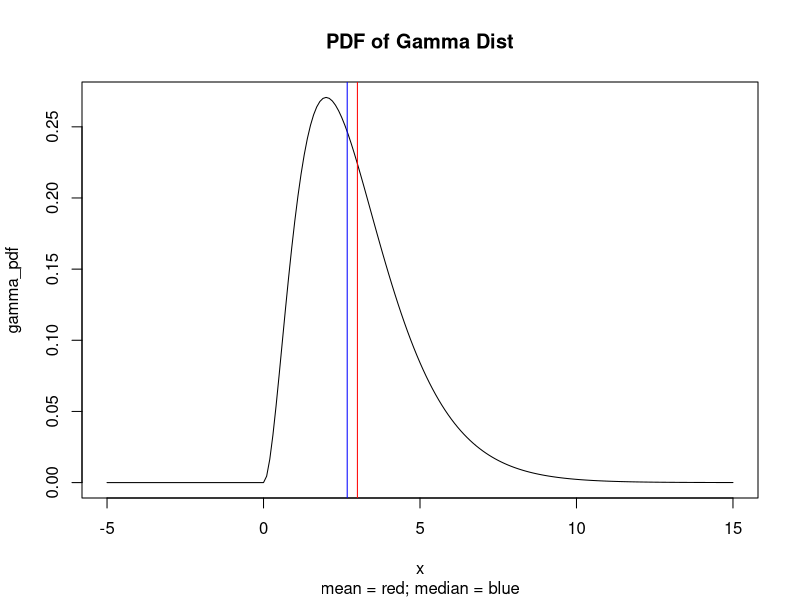
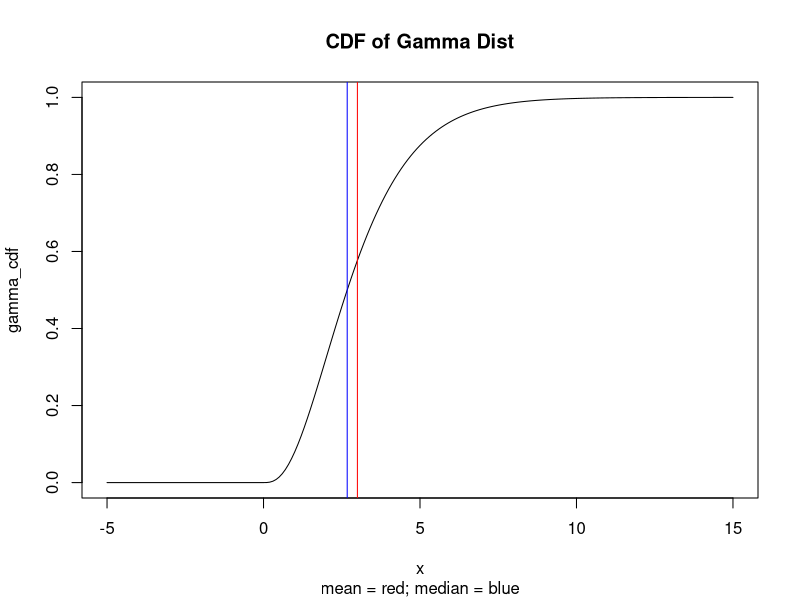
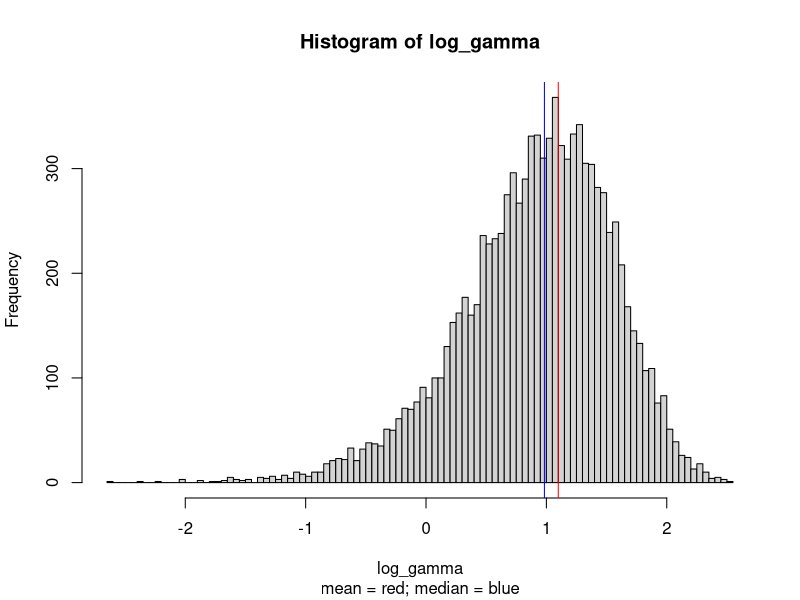
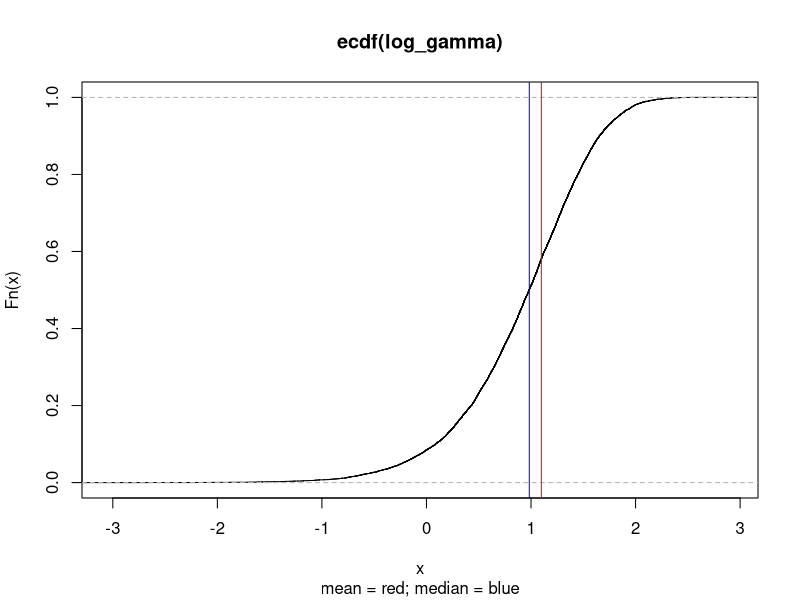
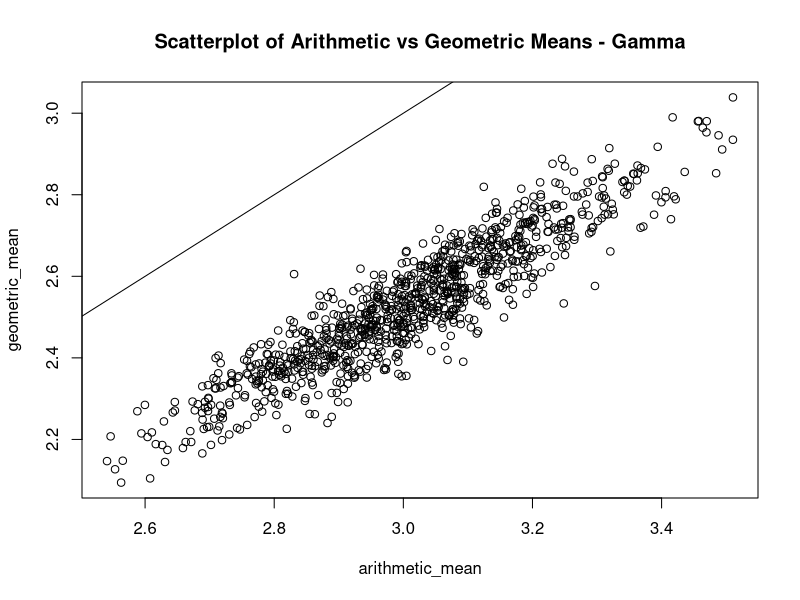
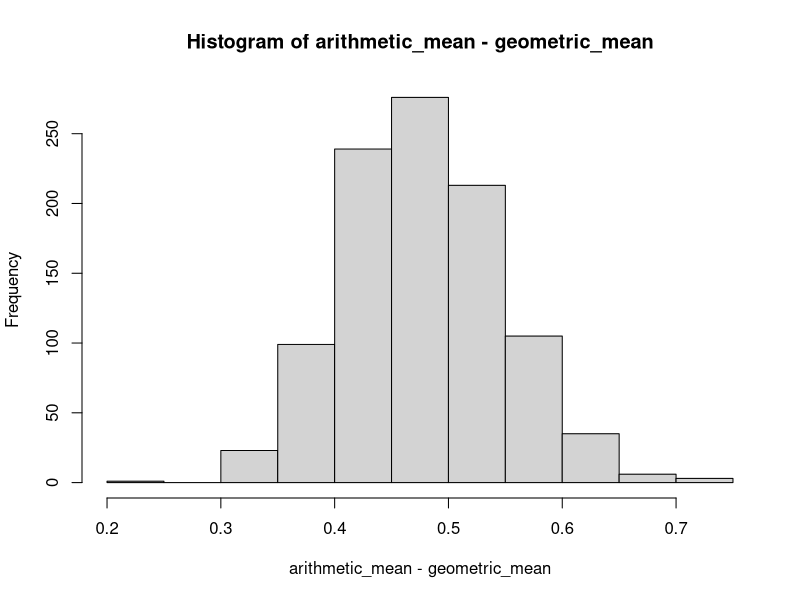
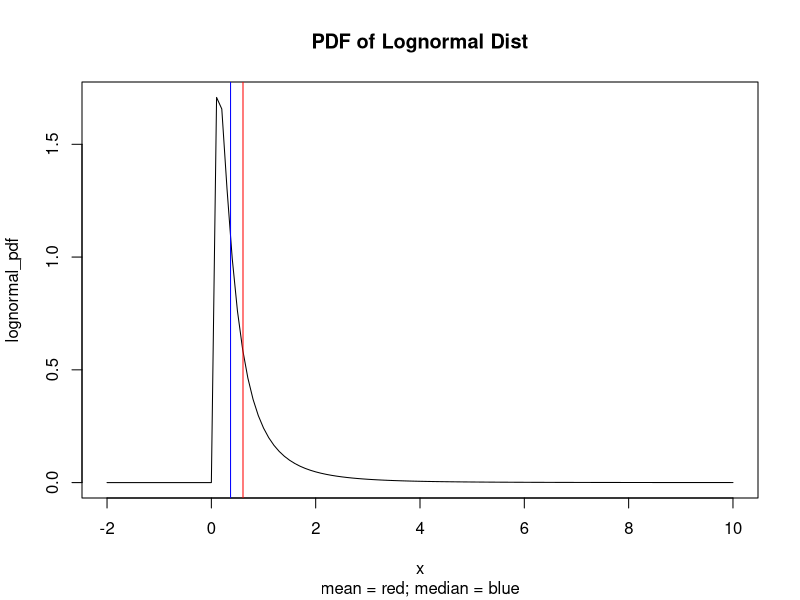
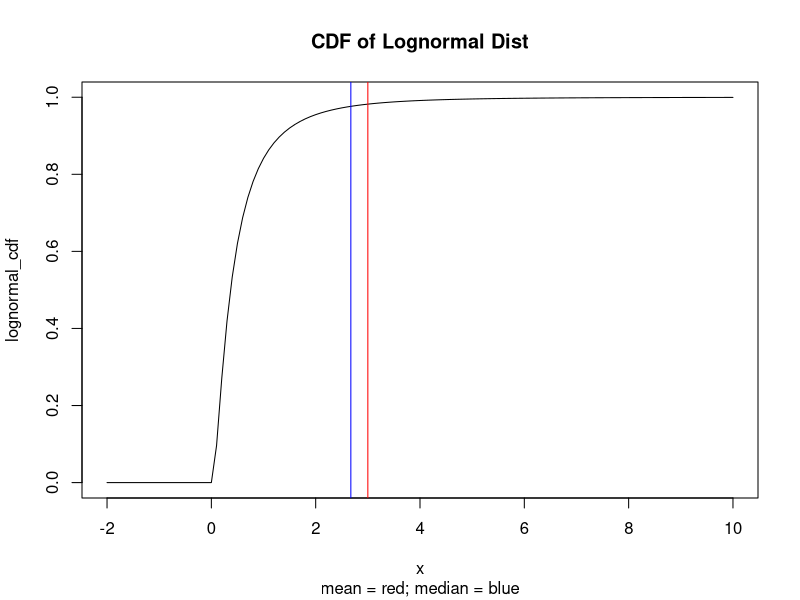

Here is the R script that generated these plots, in order:
## ---- chunk 1
gamma_shape <- 3
gamma_scale <- 1
x <- seq(-5, 15, by = .1)

gamma_pdf <- dgamma(x, shape = gamma_shape, scale = gamma_scale)
gamma_cdf <- pgamma(x, shape = gamma_shape, scale = gamma_scale)

gamma_mean <- gamma_shape * gamma_scale
gamma_median <- qgamma(.5, shape = gamma_shape, scale = gamma_scale)
## ---- chunk 2
plot(x, gamma_pdf, type = 'l', main = 'PDF of Gamma Dist', sub = 'mean = red; median = blue')
abline(v = gamma_mean, col = 'red')
abline(v = gamma_median, col = 'blue')
## ---- chunk 3
plot(x, gamma_cdf, type = 'l', main = 'CDF of Gamma Dist', sub = 'mean = red; median = blue')
abline(v = gamma_mean, col = 'red')
abline(v = gamma_median, col = 'blue')
## ---- chunk 4
log_gamma <- log(rgamma(10000, shape = gamma_shape, scale = gamma_scale))

log_gamma_mean <- log(gamma_mean)
log_gamma_median <- log(gamma_median)
## ---- chunk 5
hist(log_gamma, breaks = 100, sub = 'mean = red; median = blue')
abline(v = log_gamma_mean, col = 'red')
abline(v = log_gamma_median, col = 'blue')
## ---- chunk 6
plot(ecdf(log_gamma), sub = 'mean = red; median = blue')
abline(v = log_gamma_mean, col = 'red')
abline(v = log_gamma_median, col = 'blue')
## ---- chunk 7
arithmetic_mean <- NA
geometric_mean <- NA

for(i in 1:1000) {
    data = rgamma(100, shape = gamma_shape, scale = gamma_scale)
    arithmetic_mean[i] = mean(data)
    geometric_mean[i] = exp(mean(log(data)))
}
## ---- chunk 8
plot(arithmetic_mean, geometric_mean, main = 'Scatterplot of Arithmetic vs Geometric Means - Gamma')
abline(0,1)
## ---- chunk 9
hist(arithmetic_mean-geometric_mean)
## ---- chunk 10
lognormal_meanlog <- -1
lognormal_sdlog <- 1
x <- seq(-2, 10, by = .1)

lognormal_pdf <- dlnorm(x, meanlog = lognormal_meanlog, sdlog = lognormal_sdlog)
lognormal_cdf <- plnorm(x, meanlog = lognormal_meanlog, sdlog = lognormal_sdlog)

lognormal_mean <- exp(lognormal_meanlog + (lognormal_sdlog ^ 2) / 2)
lognormal_median <- qlnorm(.5, meanlog = lognormal_meanlog, sdlog = lognormal_sdlog)
## ---- chunk 11
plot(x, lognormal_pdf, type = 'l', main = 'PDF of Lognormal Dist', sub = 'mean = red; median = blue')
abline(v = lognormal_mean, col = 'red')
abline(v = lognormal_median, col = 'blue')
## ---- chunk 12
plot(x, lognormal_cdf, type = 'l', main = 'CDF of Lognormal Dist', sub = 'mean = red; median = blue')
abline(v = gamma_mean, col = 'red')
abline(v = gamma_median, col = 'blue')
## ---- chunk 13
log_lognormal <- log(rlnorm(10000, meanlog = lognormal_meanlog, sdlog = lognormal_sdlog))

log_lognormal_mean <- log(lognormal_mean)
log_lognormal_median <- log(lognormal_median)
## ---- chunk 14
hist(log_lognormal, breaks = 100, sub = 'mean = red; median = blue')
abline(v = log_lognormal_mean, col = 'red')
abline(v = log_lognormal_median, col = 'blue')
## ---- chunk 15
plot(ecdf(log_lognormal), sub = 'mean = red; median = blue')
abline(v = log_lognormal_mean, col = 'red')
abline(v = log_lognormal_median, col = 'blue')
## ---- chunk 16
arithmetic_mean <- NA
geometric_mean <- NA

for(i in 1:1000) {
    data = rlnorm(100, meanlog = lognormal_meanlog, sdlog = lognormal_sdlog)
    arithmetic_mean[i] = mean(data)
    geometric_mean[i] = exp(mean(log(data)))
}
## ---- chunk 17
plot(arithmetic_mean, geometric_mean, main = 'Scatterplot of Arithmetic vs Geometric Means - Lognormal')
abline(0,1)
## ---- chunk 18
hist(arithmetic_mean-geometric_mean)
## ---- chunk 19
unif_min <- 0
unif_max <- 12
x <- seq(-1, 13, by = .1)

unif_pdf <- dunif(x, min = unif_min, max = unif_max)
unif_cdf <- punif(x, min = unif_min, max = unif_max)

unif_mean_median <- (unif_min + unif_max) / 2
## ---- chunk 20
plot(x, unif_pdf, type = 'l', main = 'PDF of Uniform Dist', sub = 'mean = median = red')
abline(v = unif_mean_median, col = 'red')
## ---- chunk 21
plot(x, unif_cdf, type = 'l', main = 'CDF of Uniform Dist', sub = 'mean = median = red')
abline(v = unif_mean_median, col = 'red')
## ---- chunk 22
log_unif <- log(runif(10000, min = unif_min, max = unif_max))

log_unif_mean_median <- log(unif_mean_median)
## ---- chunk 23
hist(log_unif, breaks = 100, sub = 'mean = median = red')
abline(v = log_unif_mean_median, col = 'red')
## ---- chunk 24
plot(ecdf(log_unif), sub = 'mean = median = red')
abline(v = log_unif_mean_median, col = 'red')
## ---- chunk 25
arithmetic_mean <- NA
geometric_mean <- NA

for(i in 1:1000) {
    data = runif(100, min = unif_min, max = unif_max)
    arithmetic_mean[i] = mean(data)
    geometric_mean[i] = exp(mean(log(data)))
}
## ---- chunk 26
plot(arithmetic_mean, geometric_mean, main = 'Scatterplot of Arithmetic vs Geometric Means - Uniform')
abline(0,1)
## ---- chunk 27
hist(arithmetic_mean-geometric_mean)
## ---- chunk 28
arithmetic_mean <- NA
geometric_mean <- NA

for(i in 1:10000) {
    data = runif(1000, min = 1, max = 2)
    arithmetic_mean[i] = mean(data)
    geometric_mean[i] = exp(mean(log(data)))
}
## ---- chunk 29
plot(arithmetic_mean, geometric_mean, main = 'Scatterplot of Arithmetic vs Geometric Means - Uniform')
abline(0,1)
## ---- chunk 30
hist(arithmetic_mean-geometric_mean)
## ---- chunk 31
expectation_log <- NA
log_expectation <- NA

for(i in 1:10000) {
    data = runif(1000, min = 1, max = 2)
    expectation_log[i] = mean(log(data))
    log_expectation[i] = log(mean(data))
}
## ---- chunk 32
plot(expectation_log, log_expectation, main = 'Scatterplot of E[log(X)] vs log(E[X]) - Uniform')
abline(0,1)
## ---- chunk 33
hist(expectation_log-log_expectation)
